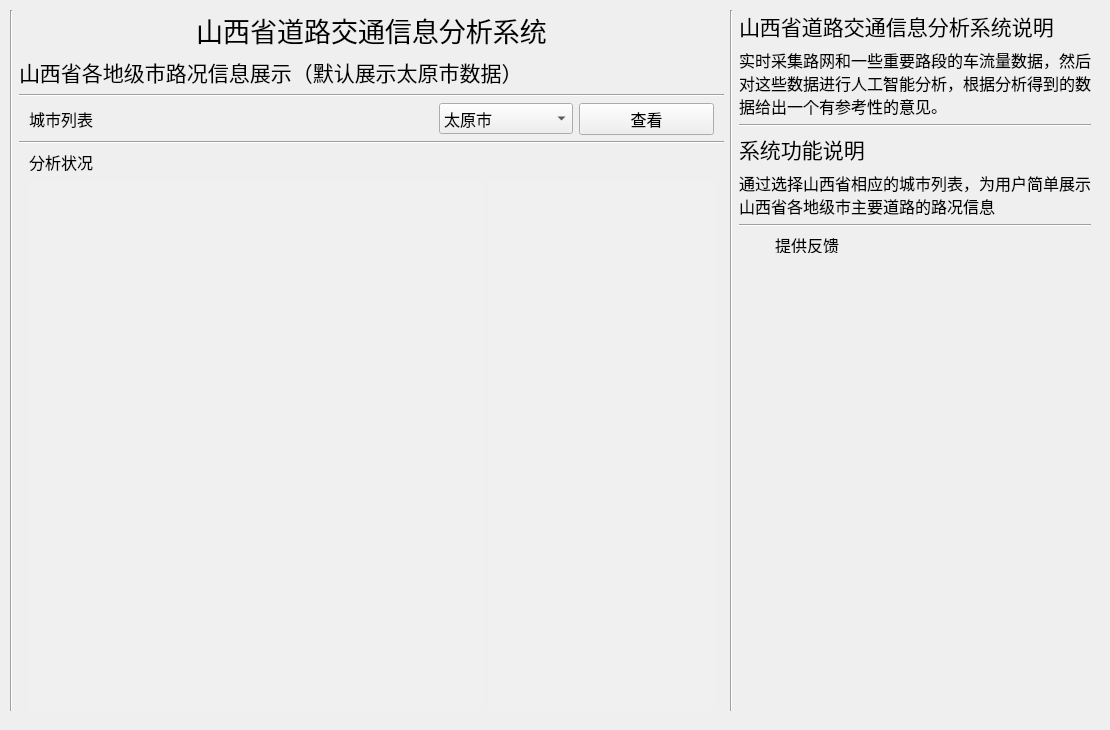
    <widget class="QWidget" name="trafficSituationAnalysisSystemPage">
     <widget class="QWidget" name="horizontalLayoutWidget_17">
      <property name="geometry">
       <rect>
        <x>0</x>
        <y>0</y>
        <width>1101</width>
        <height>721</height>
       </rect>
      </property>
      <layout class="QHBoxLayout" name="trafficSituationAnalysisSystemHorizontal1" stretch="0,2,0,1">
       <property name="leftMargin">
        <number>10</number>
       </property>
       <property name="topMargin">
        <number>10</number>
       </property>
       <property name="rightMargin">
        <number>10</number>
       </property>
       <property name="bottomMargin">
        <number>10</number>
       </property>
       <item>
        <widget class="Line" name="trafficSituationAnalysisSystemLine6">
         <property name="orientation">
          <enum>Qt::Vertical</enum>
         </property>
        </widget>
       </item>
       <item>
        <layout class="QVBoxLayout" name="trafficSituationAnalysisSystemVertical1">
         <item>
          <widget class="QLabel" name="trafficSituationAnalysisSystemLabel">
           <property name="font">
            <font>
             <family>微软雅黑</family>
             <pointsize>20</pointsize>
            </font>
           </property>
           <property name="text">
            <string>山西省道路交通信息分析系统</string>
           </property>
           <property name="alignment">
            <set>Qt::AlignCenter</set>
           </property>
           <property name="margin">
            <number>10</number>
           </property>
          </widget>
         </item>
         <item>
          <widget class="QLabel" name="trafficSituationAnalysisSystemResultContextLabel">
           <property name="font">
            <font>
             <family>微软雅黑 Light</family>
             <pointsize>16</pointsize>
            </font>
           </property>
           <property name="text">
            <string>山西省各地级市路况信息展示（默认展示太原市数据）</string>
           </property>
           <property name="margin">
            <number>10</number>
           </property>
          </widget>
         </item>
         <item>
          <widget class="Line" name="trafficSituationAnalysisSystemLine1">
           <property name="orientation">
            <enum>Qt::Horizontal</enum>
           </property>
          </widget>
         </item>
         <item>
          <layout class="QHBoxLayout" name="trafficSituationAnalysisSystemHorizontal2" stretch="3,1,1">
           <property name="leftMargin">
            <number>10</number>
           </property>
           <property name="rightMargin">
            <number>10</number>
           </property>
           <item>
            <widget class="QLabel" name="trafficSituationAnalysisSystemCityListLabel">
             <property name="font">
              <font>
               <family>微软雅黑 Light</family>
               <pointsize>12</pointsize>
              </font>
             </property>
             <property name="text">
              <string>城市列表</string>
             </property>
             <property name="margin">
              <number>0</number>
             </property>
            </widget>
           </item>
           <item>
            <widget class="QComboBox" name="trafficSituationAnalysisSystemCityComboBox">
             <property name="font">
              <font>
               <family>微软雅黑 Light</family>
               <pointsize>12</pointsize>
              </font>
             </property>
             <item>
              <property name="text">
               <string>太原市</string>
              </property>
             </item>
             <item>
              <property name="text">
               <string>大同市</string>
              </property>
             </item>
             <item>
              <property name="text">
               <string>阳泉市</string>
              </property>
             </item>
             <item>
              <property name="text">
               <string>长治市</string>
              </property>
             </item>
             <item>
              <property name="text">
               <string>晋城市</string>
              </property>
             </item>
             <item>
              <property name="text">
               <string>朔州市</string>
              </property>
             </item>
             <item>
              <property name="text">
               <string>忻州市</string>
              </property>
             </item>
             <item>
              <property name="text">
               <string>吕梁市</string>
              </property>
             </item>
             <item>
              <property name="text">
               <string>晋中市</string>
              </property>
             </item>
             <item>
              <property name="text">
               <string>临汾市</string>
              </property>
             </item>
             <item>
              <property name="text">
               <string>运城市</string>
              </property>
             </item>
            </widget>
           </item>
           <item>
            <widget class="QPushButton" name="trafficSituationAnalysisSystemSearchButton">
             <property name="font">
              <font>
               <family>微软雅黑 Light</family>
               <pointsize>12</pointsize>
              </font>
             </property>
             <property name="text">
              <string>查看</string>
             </property>
            </widget>
           </item>
          </layout>
         </item>
         <item>
          <widget class="Line" name="trafficSituationAnalysisSystemLine2">
           <property name="orientation">
            <enum>Qt::Horizontal</enum>
           </property>
          </widget>
         </item>
         <item>
          <layout class="QHBoxLayout" name="trafficSituationAnalysisSystemHorizontal3">
           <property name="leftMargin">
            <number>10</number>
           </property>
           <property name="rightMargin">
            <number>10</number>
           </property>
           <item>
            <widget class="QLabel" name="trafficSituationAnalysisSystemAnalysisStateLabel">
             <property name="font">
              <font>
               <family>微软雅黑 Light</family>
               <pointsize>12</pointsize>
              </font>
             </property>
             <property name="text">
              <string>分析状况</string>
             </property>
             <property name="margin">
              <number>0</number>
             </property>
            </widget>
           </item>
          </layout>
         </item>
         <item>
          <layout class="QHBoxLayout" name="trafficSituationAnalysisSystemHorizontal4" stretch="2,1">
           <property name="leftMargin">
            <number>10</number>
           </property>
           <property name="rightMargin">
            <number>10</number>
           </property>
           <item>
            <widget class="QGraphicsView" name="trafficSituationAnalysisSystemPhoto">
             <property name="enabled">
              <bool>true</bool>
             </property>
             <property name="styleSheet">
              <string notr="true">QGraphicsView{
    color: Black;
    background: #F0F0F0;
    NoFrame;
}</string>
             </property>
             <property name="frameShape">
              <enum>QFrame::NoFrame</enum>
             </property>
            </widget>
           </item>
           <item>
            <widget class="QTextEdit" name="trafficSituationAnalysisSystemTextEdit">
             <property name="enabled">
              <bool>true</bool>
             </property>
             <property name="styleSheet">
              <string notr="true">QTextEdit{
    color: Black;
    background: #F0F0F0;
    NoFrame;
}</string>
             </property>
             <property name="frameShape">
              <enum>QFrame::NoFrame</enum>
             </property>
            </widget>
           </item>
          </layout>
         </item>
        </layout>
       </item>
       <item>
        <widget class="Line" name="trafficSituationAnalysisSystemLine5">
         <property name="orientation">
          <enum>Qt::Vertical</enum>
         </property>
        </widget>
       </item>
       <item>
        <layout class="QVBoxLayout" name="trafficSituationAnalysisSystemVertical2">
         <item>
          <widget class="QLabel" name="trafficSituationAnalysisSystemInformationLabel">
           <property name="font">
            <font>
             <family>微软雅黑 Light</family>
             <pointsize>16</pointsize>
            </font>
           </property>
           <property name="text">
            <string>山西省道路交通信息分析系统说明</string>
           </property>
           <property name="margin">
            <number>10</number>
           </property>
          </widget>
         </item>
         <item>
          <widget class="QLabel" name="trafficSituationAnalysisSystemDetailInformationLabel">
           <property name="font">
            <font>
             <family>微软雅黑 Light</family>
             <pointsize>12</pointsize>
            </font>
           </property>
           <property name="text">
            <string>实时采集路网和一些重要路段的车流量数据，然后对这些数据进行人工智能分析，根据分析得到的数据给出一个有参考性的意见。</string>
           </property>
           <property name="wordWrap">
            <bool>true</bool>
           </property>
           <property name="margin">
            <number>10</number>
           </property>
          </widget>
         </item>
         <item>
          <widget class="Line" name="trafficSituationAnalysisSystemLine3">
           <property name="orientation">
            <enum>Qt::Horizontal</enum>
           </property>
          </widget>
         </item>
         <item>
          <widget class="QLabel" name="trafficSituationAnalysisSystemSystemFunctionLabel">
           <property name="font">
            <font>
             <family>微软雅黑 Light</family>
             <pointsize>16</pointsize>
            </font>
           </property>
           <property name="text">
            <string>系统功能说明</string>
           </property>
           <property name="margin">
            <number>10</number>
           </property>
          </widget>
         </item>
         <item>
          <widget class="QLabel" name="trafficSituationAnalysisSystemSystemFunctionInformationLabel">
           <property name="font">
            <font>
             <family>微软雅黑 Light</family>
             <pointsize>12</pointsize>
            </font>
           </property>
           <property name="text">
            <string>通过选择山西省相应的城市列表，为用户简单展示山西省各地级市主要道路的路况信息</string>
           </property>
           <property name="wordWrap">
            <bool>true</bool>
           </property>
           <property name="margin">
            <number>10</number>
           </property>
          </widget>
         </item>
         <item>
          <widget class="Line" name="trafficSituationAnalysisSystemLine4">
           <property name="orientation">
            <enum>Qt::Horizontal</enum>
           </property>
          </widget>
         </item>
         <item>
          <layout class="QHBoxLayout" name="trafficSituationAnalysisSystemHorizontal5">
           <property name="leftMargin">
            <number>10</number>
           </property>
           <item>
            <widget class="QLabel" name="trafficSituationAnalysisSystemFeedBackPhotoLabel">
             <property name="maximumSize">
              <size>
               <width>20</width>
               <height>20</height>
              </size>
             </property>
             <property name="text">
              <string/>
             </property>
            </widget>
           </item>
           <item>
            <widget class="QLabel" name="trafficSituationAnalysisSystemFeedBackLabel">
             <property name="maximumSize">
              <size>
               <width>16777215</width>
               <height>20</height>
              </size>
             </property>
             <property name="font">
              <font>
               <family>微软雅黑 Light</family>
               <pointsize>12</pointsize>
              </font>
             </property>
             <property name="text">
              <string>&lt;html&gt;&lt;head/&gt;&lt;body&gt;&lt;p&gt;&lt;a href=&quot;https://github.com/&quot;&gt;&lt;span style=&quot; color:#000000;&quot;&gt;提供反馈&lt;/span&gt;&lt;/a&gt;&lt;/p&gt;&lt;/body&gt;&lt;/html&gt;</string>
             </property>
             <property name="margin">
              <number>0</number>
             </property>
             <property name="openExternalLinks">
              <bool>true</bool>
             </property>
            </widget>
           </item>
          </layout>
         </item>
         <item>
          <spacer name="trafficSituationAnalysisSystemSpacer1">
           <property name="orientation">
            <enum>Qt::Vertical</enum>
           </property>
           <property name="sizeHint" stdset="0">
            <size>
             <width>20</width>
             <height>40</height>
            </size>
           </property>
          </spacer>
         </item>
        </layout>
       </item>
      </layout>
     </widget>
    </widget>
